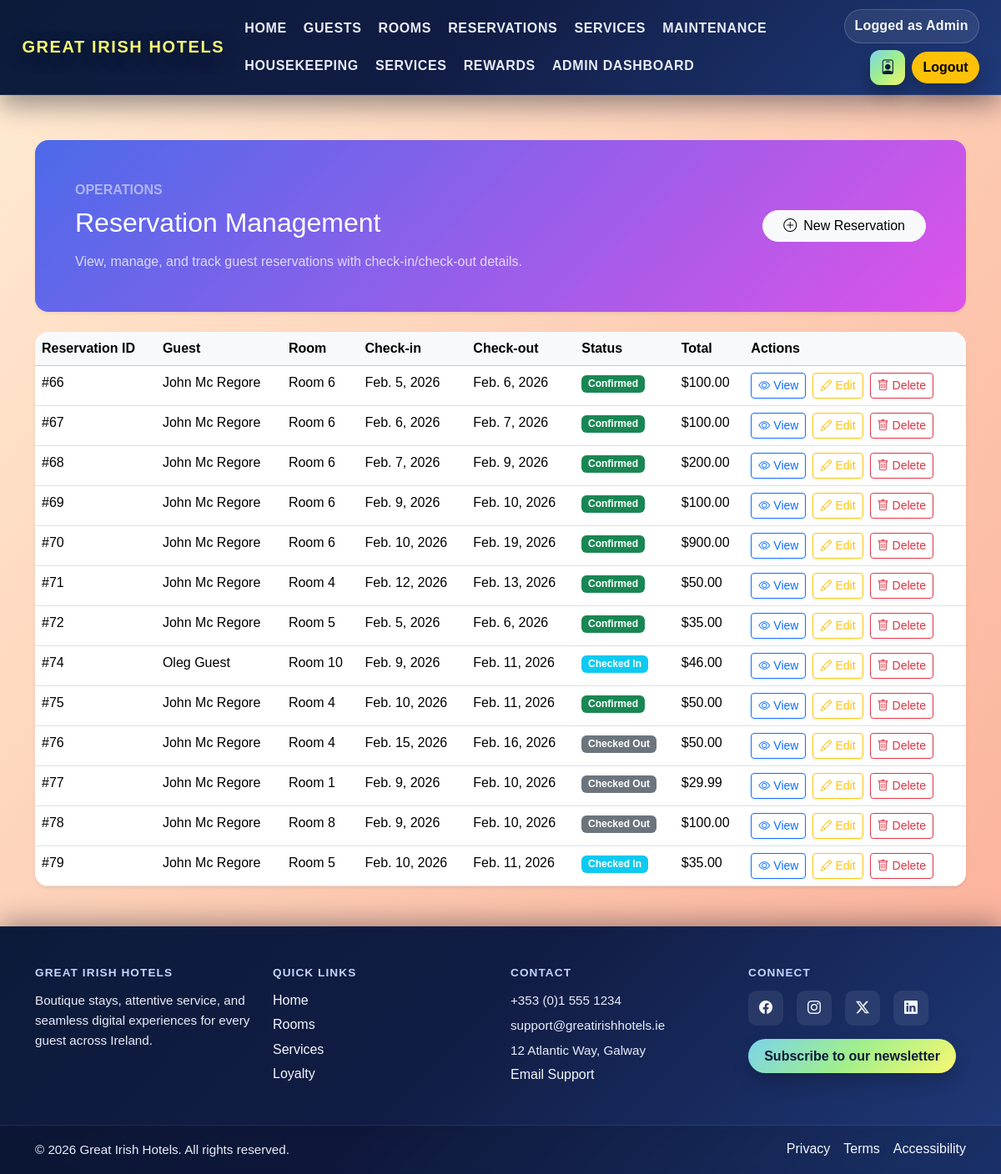
The app's page /management/reservations/ (signed in) with its own data.
### core/models.py (models this page shows, shortened)
class Reservation(models.Model):
	guest = models.ForeignKey(Guest, on_delete=models.CASCADE)
	room = models.ForeignKey(Room, on_delete=models.CASCADE)
	check_in = models.DateField()
	check_out = models.DateField()
	status = models.CharField(max_length=20, choices=[
		("confirmed", "Confirmed"),
		("checked-in", "Checked-in"),
		("checked-out", "Checked-out"),
		("cancelled", "Cancelled")
	])
	total_charges = models.DecimalField(max_digits=10, decimal_places=2, default=0)
	used_points_discount = models.BooleanField(default=False)
	points_redeemed = models.IntegerField(default=0)
	points_awarded = models.BooleanField(default=False)

class Guest(models.Model):
	first_name = models.CharField(max_length=50)
	last_name = models.CharField(max_length=50)
	email = models.EmailField()
	phone = models.CharField(max_length=20)
	id_document = models.CharField(max_length=100)
	preferences = models.TextField(blank=True)
	special_requests = models.TextField(blank=True)
	loyalty_points = models.IntegerField(default=0)

class Room(models.Model):
	number = models.CharField(max_length=10)
	floor = models.IntegerField()
	type = models.CharField(max_length=50)
	beds = models.IntegerField(default=1)
	rate = models.DecimalField(max_digits=8, decimal_places=2)
	smoking_allowed = models.BooleanField(default=False)
	available = models.BooleanField(default=True)
	image = CloudinaryField('room-image', folder='rooms', blank=True, null=True)

### core/views.py (the view)
# urls.py: path('management/reservations/', reservation_list, name='reservation_list'),
@require_staff_role('Reception')
def reservation_list(request):
	try:
		reservations_list = Reservation.objects.select_related('guest', 'room').all()
		context = get_user_context(request)
		context['reservations'] = reservations_list
		return render(request, 'core/reservation_list.html', context)
	except Exception as e:
		messages.error(request, 'An error occurred while retrieving reservations.')
		return redirect('admin_dashboard')

### core/views.py (called while the page is built, shortened)
def get_user_context(request):
	guest_name = None
	staff_name = None
	staff_role = None
	guest_id_document = None
	guest_id = request.session.get('guest_id')
	staff_id = request.session.get('staff_id')
	if guest_id:
		try:
			from .models import Guest
			guest_obj = Guest.objects.get(id=guest_id)
			guest_name = f"{guest_obj.first_name} {guest_obj.last_name}"
			guest_id_document = guest_obj.id_document.split('|')[0] if guest_obj.id_document else ''
		except Exception:
			pass
	return {'guest_name': guest_name, 'staff_name': staff_name, 'staff_role': staff_role, 'guest_id_document': guest_id_document}

def require_staff_role(*allowed_roles):
	def decorator(view_func):
		@wraps(view_func)
		def _wrapped(request, *args, **kwargs):
			if request.user.is_authenticated and request.user.is_staff:
				return view_func(request, *args, **kwargs)
		return _wrapped
	return decorator

### core/templates/core/reservation_list.html (shortened to what this page needs)
{% extends "base.html" %}
{% block content %}
{% include "header.html" %}
<main class="container py-5 guests-management">
    <section class="guest-management-hero rounded-4 shadow-sm p-4 p-lg-5 mb-4">
        <div class="row align-items-center g-4">
            <div class="col-lg-8">
                <p class="text-uppercase text-white-50 fw-semibold mb-2">Operations</p>
                <h2 class="text-white mb-3">Reservation Management</h2>
                <p class="text-white-75 mb-0">View, manage, and track guest reservations with check-in/check-out details.</p>
            </div>
            <div class="col-lg-4 text-lg-end">
                <a href="{% url 'reservation_create' %}" class="btn btn-light rounded-pill px-4">
                    <i class="bi bi-plus-circle me-2"></i>New Reservation
                </a>
            </div>
        </div>
    </section>
    {% if reservations %}
        <div class="table-responsive card shadow-sm border-0 rounded-4">
            <table class="table table-hover mb-0">
                <thead class="table-light">
                    <tr>
                        <th>Reservation ID</th>
                        <th>Guest</th>
                        <th>Room</th>
                        <th>Check-in</th>
                        <th>Check-out</th>
                        <th>Status</th>
                        <th>Total</th>
                        <th>Actions</th>
                    </tr>
                </thead>
                <tbody>
                    {% for reservation in reservations %}
                        <tr>
                            <td>#{{ reservation.id }}</td>
                            <td>{{ reservation.guest.first_name }} {{ reservation.guest.last_name }}</td>
                            <td>Room {{ reservation.room.number }}</td>
                            <td>{{ reservation.check_in }}</td>
                            <td>{{ reservation.check_out }}</td>
                            <td>
                                {% if reservation.status == 'confirmed' %}
                                    <span class="badge bg-success">Confirmed</span>
                                {% elif reservation.status == 'checked-in' %}
                                    <span class="badge bg-info">Checked In</span>
                                {% elif reservation.status == 'checked-out' %}
                                    <span class="badge bg-secondary">Checked Out</span>
                                {% else %}
                                    <span class="badge bg-danger">Cancelled</span>
                                {% endif %}
                            </td>
                            <td>${{ reservation.total_charges }}</td>
                            <td>
                                <div class="d-inline-flex gap-2">
                                    <a href="{% url 'reservation_detail' reservation.id %}" class="btn btn-sm btn-outline-primary">
                                        <i class="bi bi-eye me-1"></i>View
                                    </a>
                                    <a href="{% url 'reservation_update' reservation.id %}" class="btn btn-sm btn-outline-warning">
                                        <i class="bi bi-pencil me-1"></i>Edit
                                    </a>
                                    <a href="{% url 'reservation_delete' reservation.id %}" class="btn btn-sm btn-outline-danger">
                                        <i class="bi bi-trash me-1"></i>Delete
                                    </a>
                                </div>
                            </td>
                        </tr>
                    {% endfor %}
                </tbody>
            </table>
        </div>
    {% else %}
        <div class="alert alert-info text-center py-5">
            <p>No reservations found. <a href="{% url 'reservation_create' %}">Create one</a></p>
        </div>
    {% endif %}
</main>
{% endblock %}

### core/static/style.css (style rules this page uses)
html, body { font-family: Arial, sans-serif; background-color: transparent; position: relative; overflow-x: hidden; min-height: 100%; height: 100%; margin: 0; padding: 0; }
body { display: flex; flex-direction: column; padding-top: calc(var(--nav-height) + 10px); }
main { flex: 1; padding-top: 0.35rem; }
body::before { content: ""; position: fixed; top: 0; left: 0; width: 100%; height: 100%; z-index: -1; background: linear-gradient(130deg, #ffecd2, #fcb69f, #ff9a8b, #ff758c, #f6416c, #f76b1c, #c471ed, #662d8c); background-size: 600% 600%; animation: gradientDrift 12s ease-in-out infinite; pointer-events: none; }
.guests-management .guest-management-hero { background: linear-gradient(135deg, rgba(66, 99, 235, 0.95), rgba(217, 70, 239, 0.9)); color: #fff; margin-top: 2rem; }
.text-white-75 { color: rgba(255, 255, 255, 0.75) !important; }
:root { --nav-height: 78px; }

### records on screen
Reservation: id "66", guest.first_name "John", guest.last_name "Mc Regore", room.number "6", check_in "Feb. 5, 2026", check_out "Feb. 6, 2026", status "Confirmed", total_charges "100.00"
Reservation: id "67", guest.first_name "John", guest.last_name "Mc Regore", room.number "6", check_in "Feb. 6, 2026", check_out "Feb. 7, 2026", status "Confirmed", total_charges "100.00"
Reservation: id "68", guest.first_name "John", guest.last_name "Mc Regore", room.number "6", check_in "Feb. 7, 2026", check_out "Feb. 9, 2026", status "Confirmed", total_charges "200.00"
Reservation: id "69", guest.first_name "John", guest.last_name "Mc Regore", room.number "6", check_in "Feb. 9, 2026", check_out "Feb. 10, 2026", status "Confirmed", total_charges "100.00"
Reservation: id "70", guest.first_name "John", guest.last_name "Mc Regore", room.number "6", check_in "Feb. 10, 2026", check_out "Feb. 19, 2026", status "Confirmed", total_charges "900.00"
Reservation: id "71", guest.first_name "John", guest.last_name "Mc Regore", room.number "4", check_in "Feb. 12, 2026", check_out "Feb. 13, 2026", status "Confirmed", total_charges "50.00"
Reservation: id "72", guest.first_name "John", guest.last_name "Mc Regore", room.number "5", check_in "Feb. 5, 2026", check_out "Feb. 6, 2026", status "Confirmed", total_charges "35.00"
Reservation: id "74", guest.first_name "Oleg", guest.last_name "Guest", room.number "10", check_in "Feb. 9, 2026", check_out "Feb. 11, 2026", status "Checked In", total_charges "46.00"
Reservation: id "75", guest.first_name "John", guest.last_name "Mc Regore", room.number "4", check_in "Feb. 10, 2026", check_out "Feb. 11, 2026", status "Confirmed", total_charges "50.00"
Reservation: id "76", guest.first_name "John", guest.last_name "Mc Regore", room.number "4", check_in "Feb. 15, 2026", check_out "Feb. 16, 2026", status "Checked Out", total_charges "50.00"
Reservation: id "77", guest.first_name "John", guest.last_name "Mc Regore", room.number "1", check_in "Feb. 9, 2026", check_out "Feb. 10, 2026", status "Checked Out", total_charges "29.99"
Reservation: id "78", guest.first_name "John", guest.last_name "Mc Regore", room.number "8", check_in "Feb. 9, 2026", check_out "Feb. 10, 2026", status "Checked Out", total_charges "100.00"
Reservation: id "79", guest.first_name "John", guest.last_name "Mc Regore", room.number "5", check_in "Feb. 10, 2026", check_out "Feb. 11, 2026", status "Checked In", total_charges "35.00"
